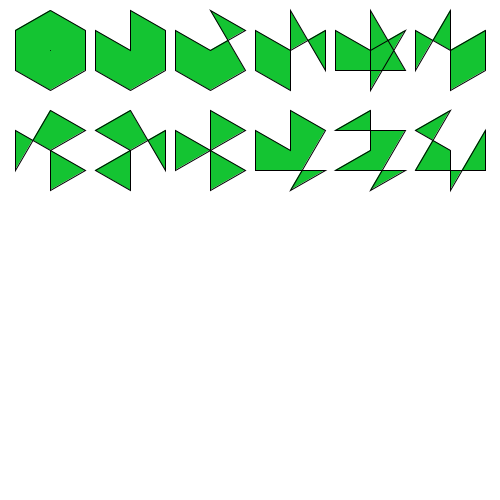
Frame 1 (no input)
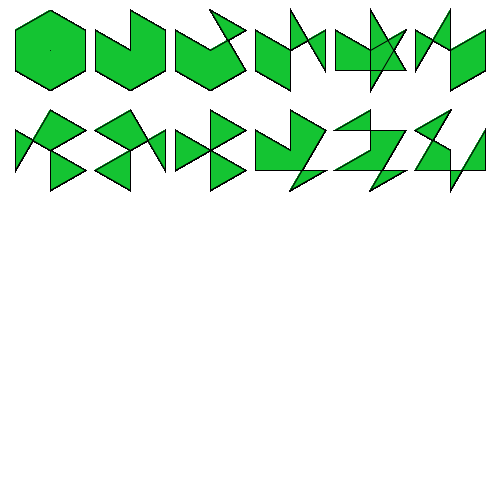
Frame 60 (the mouse pressed at the canvas centre just before this capture)
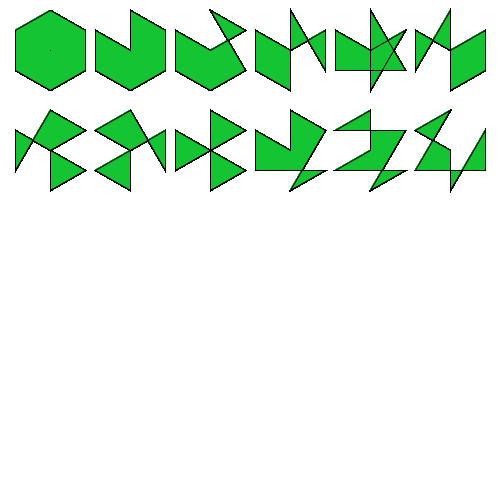
Frame 120 (the mouse held since frame 60 and released just before this capture)

The Processing sketch that drew these frames (run headless with seeded random() and noise(); from frame 60 on, the mouse is pressed at the canvas centre):

// Processing sketch: processing_80560
// ── processing_80560.pde

void setup()
{
  size(500,500);
  background(255);
  
}

void draw()
{
  
fill(#14C432);

/*
modèle de base
//polygone à 6 côtés
beginShape();
//point dans le sens horaire en patant de celui le plus haut
vertex(50, 10);
vertex(85, 30);
vertex(85, 70);
vertex(50, 90);
vertex(15, 70);
vertex(15, 30);
endShape(CLOSE);

//centre du polygone
point(50,50);
*/

//1
beginShape();
vertex(50, 10);
vertex(85, 30);
vertex(85, 70);
vertex(50, 90);
vertex(15, 70);
vertex(15, 30);
endShape(CLOSE);

point(50,50);

//2
translate(80,0);
beginShape();
vertex(50, 10);
vertex(85, 30);
vertex(85, 70);
vertex(50, 90);
vertex(15, 70);
vertex(15, 30);
vertex(50,50);
endShape(CLOSE);

//3
translate(80,0);
beginShape();
vertex(85, 30);
vertex(50, 10);
vertex(85, 70);
vertex(50, 90);
vertex(15, 70);
vertex(15, 30);
vertex(50,50);
endShape(CLOSE);

//4
translate(80,0);
beginShape();
vertex(85, 30);
vertex(85, 70);
vertex(50, 10);
vertex(50, 90);
vertex(15, 70);
vertex(15, 30);
vertex(50,50);
endShape(CLOSE);

//5
translate(80,0);
beginShape();
vertex(85, 30);
vertex(50, 90);
vertex(50, 10);
vertex(85, 70);
vertex(15, 70);
vertex(15, 30);
vertex(50,50);
endShape(CLOSE);

//6
translate(80,0);
beginShape();
vertex(85, 30);
vertex(85, 70);
vertex(50, 90);
vertex(50, 10);
vertex(15, 70);
vertex(15, 30);
vertex(50,50);
endShape(CLOSE);

//7
translate(-400,100);
beginShape();
vertex(15, 70);
vertex(50, 10);
vertex(85, 30);
vertex(50,50);
vertex(50, 90);
vertex(85, 70);
vertex(15, 30);
endShape(CLOSE);

//8
translate(80,0);
beginShape();
vertex(50, 10);
vertex(85, 70);
vertex(85, 30);
vertex(15, 70);
vertex(50, 90);
vertex(50,50);
vertex(15, 30);
endShape(CLOSE);

//9
translate(80,0);
beginShape();
vertex(15, 70);
vertex(15, 30);
vertex(85, 70);
vertex(50, 90);
vertex(50,50);
vertex(50, 10);
vertex(85, 30);
endShape(CLOSE);

//10
translate(80,0);
beginShape();
vertex(50, 10);
vertex(85, 30);
vertex(50, 90);
vertex(85, 70);
vertex(15, 70);
vertex(15, 30);
vertex(50,50);
endShape(CLOSE);

//11
translate(80,0);
beginShape();
vertex(50, 10);
vertex(50,50);
vertex(15, 70);
vertex(85, 70);
vertex(50, 90);
vertex(85, 30);
vertex(15, 30);
endShape(CLOSE);

//12
translate(80,0);
beginShape();
vertex(50, 10);
vertex(15, 70);
vertex(85, 70);
vertex(85, 30);
vertex(50, 90);
vertex(50,50);
vertex(15, 30);
endShape(CLOSE);
}
